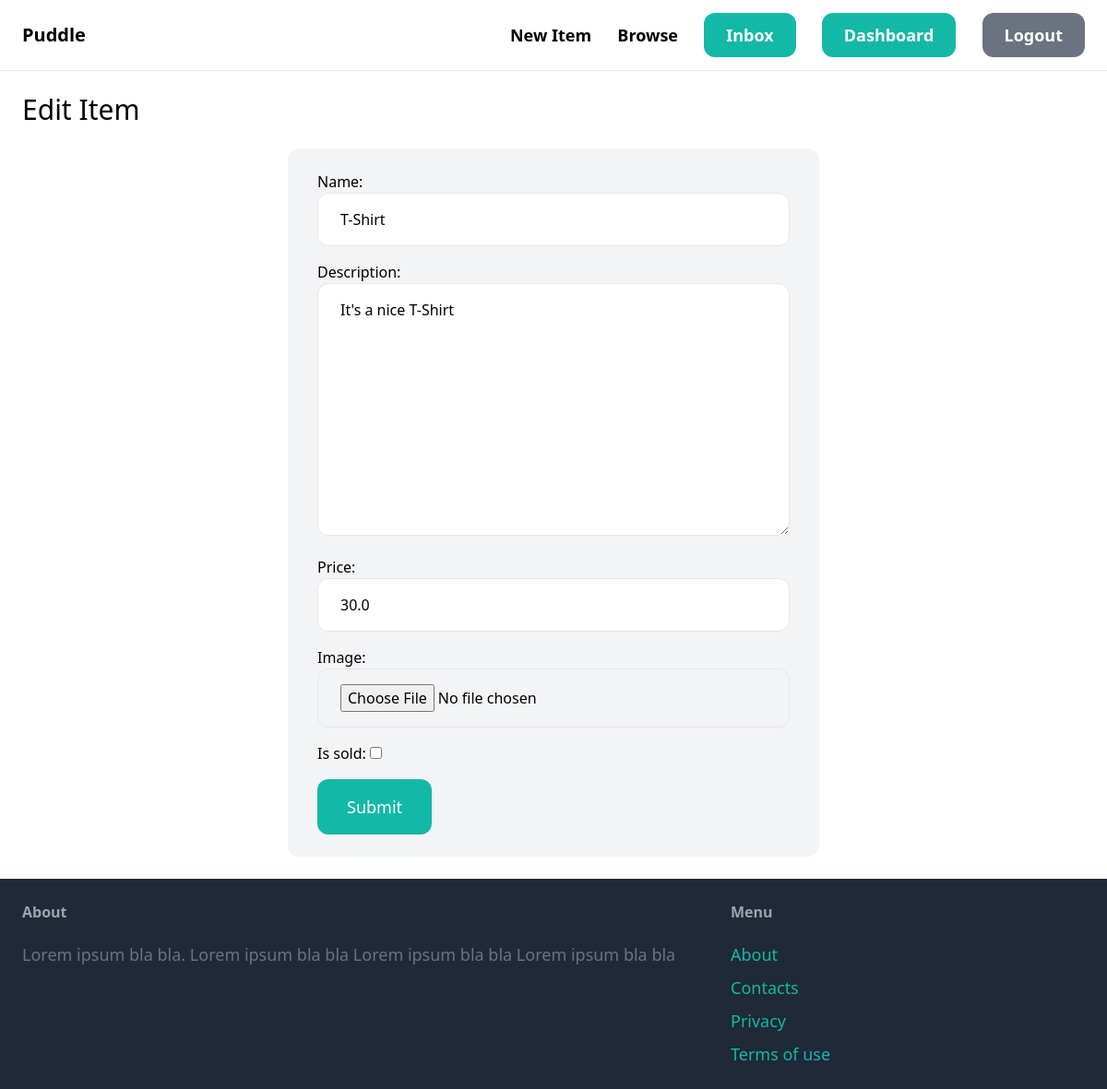
The app's page /items/2/edit/ (signed in) with its own data.
### item/models.py (models this page shows, shortened)
class Item(models.Model):
  category = models.ForeignKey(Category, related_name='items', on_delete=models.CASCADE)
  name = models.CharField(max_length=255)
  description = models.TextField(blank=True, null=True)
  price = models.FloatField()
  image = models.ImageField(upload_to='item_images', blank=True, null=True)
  is_sold = models.BooleanField(default=False)
  created_by = models.ForeignKey(User, related_name='items', on_delete=models.CASCADE)
  created_at = models.DateTimeField(auto_now_add=True)

### item/views.py (the view)
# urls.py: path('<int:pk>/edit/', views.edit, name='edit'),
@login_required
def edit(request, pk):
  item = get_object_or_404(Item, pk=pk, created_by=request.user)
  if request.method == 'POST':
    form = EditItemForm(request.POST, request.FILES, instance=item)
    if form.is_valid():
      item.save()
      return redirect('/')
  else:
    form = EditItemForm(instance=item)
  return render (request, 'item/form.html', {
    'form': form,
    'title': 'Edit Item',
  })

### item/forms.py
class EditItemForm(forms.ModelForm):
  class Meta:
    model = Item
    fields = ('name', 'description', 'price', 'image', 'is_sold')
    widgets = {
      'name': forms.TextInput(attrs={
        'class': INPUT_CLASSES
      }),
      'description': forms.Textarea(attrs={
        'class': INPUT_CLASSES
      }),
      'price': forms.NumberInput(attrs={
        'class': INPUT_CLASSES
      }),
      'image': forms.FileInput(attrs={
        'class': INPUT_CLASSES
      }),
    }

### item/templates/item/form.html (shortened to what this page needs)
{% extends 'core/base.html' %}
{% block content %}
<h1 class="mb-6 text-3xl">{{title}}</h1>
<form method="POST" action="." enctype="multipart/form-data">
  <div class="space-y-4 py-6 px-8 bg-gray-100 w-1/2 m-auto rounded-xl">
    {{ form.as_p }}
    <button class="mt-6 py-4 px-8 text-lg bg-teal-500 hover:bg-teal-700 rounded-xl text-white">Submit</button>
  </div>
</form>
{% endblock content %}

### records on screen
Item: name "T-Shirt", description "It's a nice T-Shirt", price "30.0"

### other values on screen
{{ title }} "Edit Item"
